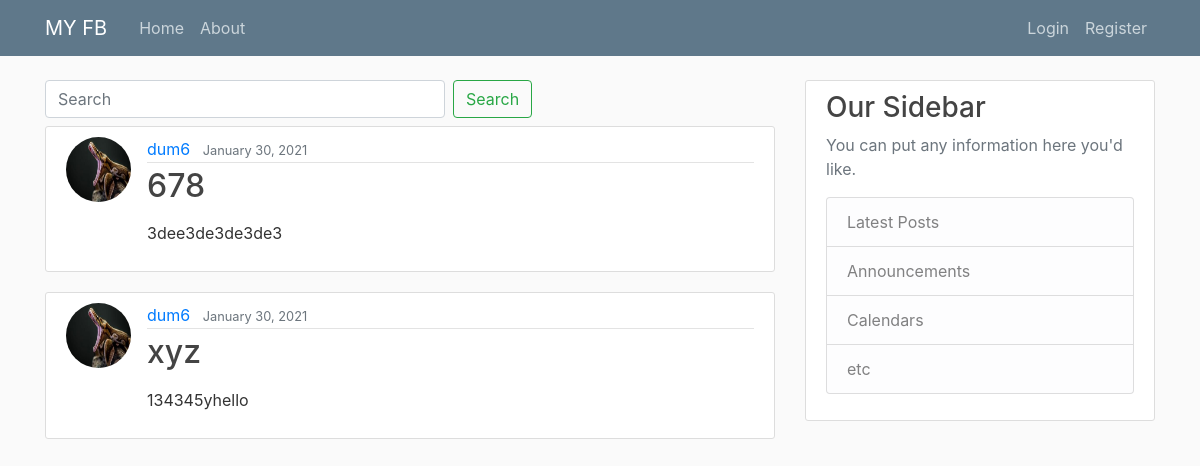
The page / on the database its author committed.
### posts/models.py (models this page shows, shortened)
class Post(models.Model):
    author = models.ForeignKey(
        settings.AUTH_USER_MODEL, on_delete=models.CASCADE)
    title = models.CharField(max_length=100)
    content = models.TextField()
    liked = models.ManyToManyField(
        settings.AUTH_USER_MODEL, blank=True, related_name='liked')
    date_posted = models.DateTimeField(default=timezone.now)
    objects = PostManager()
    class Meta:
        ordering = ('-date_posted', )

### users/models.py (models this page shows, shortened)
class Profile(models.Model):
    user = models.OneToOneField(User, on_delete=models.CASCADE)
    image = models.ImageField(default='default.jpg', upload_to='profile_pics')

### posts/views.py (the view)
# urls.py: path('', PostListView.as_view(), name='index'),
class PostListView(ListView):
    model = Post
    template_name = 'myfb/index.html'
    context_object_name = 'posts'
    paginate_by = 5
    def get_queryset(self):
        try:
            keyword = self.request.GET['q']
        except:
            keyword = ''
        if (keyword != ''):
            object_list = self.model.objects.filter(
                Q(content__icontains=keyword) | Q(title__icontains=keyword))
        else:
            object_list = self.model.objects.all()
        return object_list

### posts/templates/myfb/index.html (shortened to what this page needs)
{% extends "myfb/base.html" %}
{% block content %}
<form class="form-inline my-2 my-lg-0 pb-2">
    <input class="form-control mr-sm-2" name="q" type="search" placeholder="Search" aria-label="Search" style="width: 400px">
    <input class="btn btn-outline-success my-2 my-sm-0" type="submit" value="Search">
</form>
    {% for post in posts %}
        <article class="media content-section">
          <img class="rounded-circle article-img" src="{{ post.author.profile.image.url }}">
          <div class="media-body">
            <div class="article-metadata">
              <a class="mr-2" href="{% url 'user_posts' post.author.username %}">{{ post.author }}</a>
              <small class="text-muted">{{ post.date_posted|date:"F d, Y" }}</small>
            </div>
          <h2><a class="article-title" href="{% url 'post_detail' post.pk %}">{{ post.title }}</a></h2>
            <p class="article-content">{{ post.content|safe }}</p>
          </div>
        </article>
    {% endfor %}
{% endblock content %}

### myfb/static/css/main.css (style rules this page uses)
body { background: #fafafa; color: #333333; margin-top: 5rem; }
h1, h2, h3, h4, h5, h6 { color: #444444; }
.content-section { background: #ffffff; padding: 10px 20px; border: 1px solid #dddddd; border-radius: 3px; margin-bottom: 20px; }
.article-title { color: #444444; }
.article-content { white-space: pre-line; }
.article-img { height: 65px; width: 65px; margin-right: 16px; }
.article-metadata { padding-bottom: 1px; margin-bottom: 4px; border-bottom: 1px solid #e3e3e3 }

### rows shown on the page
Post: author.profile.image (placeholder picture), author "dum6", date_posted "January 30, 2021", title "678", content "3dee3de3de3de3"
Post: author.profile.image (placeholder picture), author "dum6", date_posted "January 30, 2021", title "xyz", content "134345yhello"
